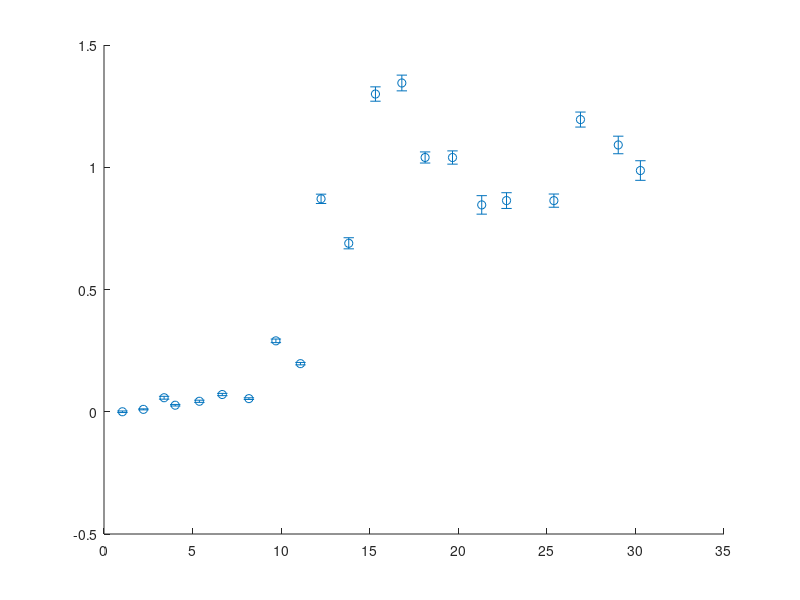

Reproduce this figure in MATLAB. (Note: this script raises an error after producing the figure.)
% Least-absolute residuals curve fitting to estimate ps and u with known age t

% User-provided known parameter
t = input('Enter the known value for t: ');

% Provided data
x = [1.04, 2.22333333333333, 3.39333333333333, 4.02, 5.38333333333333, 6.67666666666667, 8.18, 9.70333333333333, 11.09, 12.2533333333333, 13.8166666666667, 15.3233333333333, 16.8133333333333, 18.1266666666667, 19.6733333333333, 21.3233333333333, 22.7233333333333, 25.3966666666667, 26.8966666666667, 29.03, 30.28];
L = [0, 0.00975636438163995, 0.057361433427564, 0.026750329314909, 0.0428537112846817, 0.0704960988239085, 0.0536668017915828, 0.29002388452717, 0.196744879360554, 0.870901138416643, 0.689029148093359, 1.29947849236274, 1.34463973607678, 1.03999901248472, 1.03982721712197, 0.846011962927814, 0.863685623563919, 0.863494357098247, 1.19505927274062, 1.09116551538459, 0.986595231212624];
error_L = [0.00320479846460689, 0.00204303182499297, 0.00582706141037327, 0.00318581787205527, 0.00447290991270651, 0.00469713442372092, 0.00343600806930636, 0.0073486853235461, 0.00493909963444319, 0.0190504014580511, 0.0226953268078108, 0.029364716836165, 0.0321851673329639, 0.0227169586825521, 0.0270864460301806, 0.0378114693514792, 0.0321960471452477, 0.0270317039389524, 0.0307029347158349, 0.0359358303023111, 0.0400564535020012];

% Initial guesses for parameters ps and u
initial_guess = [1, 1]; % [ps, u]

% Define the model function
model = @(params, x) exp(-params(1) * t * exp(-params(2) * x));

% Define the least-absolute residuals objective function
objective = @(params) sum(abs((L - model(params, x)) ./ error_L));

% Use fminsearch to minimize the objective function
options = optimset('Display', 'iter'); % Show iteration details
[params_fit, resnorm] = fminsearch(objective, initial_guess, options);

% Extract the fitted parameters
ps_fit = params_fit(1);
u_fit = params_fit(2);

% Estimate uncertainties using the Jacobian and residuals
J = zeros(length(x), 2); % Jacobian matrix
for i = 1:length(x)
    J(i, 1) = -t * exp(-u_fit * x(i)) * exp(-ps_fit * t * exp(-u_fit * x(i))); % Partial derivative w.r.t. ps
    J(i, 2) = ps_fit * t * x(i) * exp(-u_fit * x(i)) * exp(-ps_fit * t * exp(-u_fit * x(i))); % Partial derivative w.r.t. u
end

% Residuals
residuals = (L - model(params_fit, x)) ./ error_L;

% Covariance matrix
cov_matrix = inv(J' * J) * var(residuals);

% Standard errors (square root of diagonal elements of the covariance matrix)
ps_uncertainty = sqrt(cov_matrix(1, 1));
u_uncertainty = sqrt(cov_matrix(2, 2));

% Display the results
fprintf('Fitted parameter ps: %.6f ± %.6f\n', ps_fit, ps_uncertainty);
fprintf('Fitted parameter u: %.6f ± %.6f\n', u_fit, u_uncertainty);

% Calculate the fitted curve
L_fit = model(params_fit, x);

% Plot the data and the fit
figure;
errorbar(x, L, error_L, 'o', 'DisplayName', 'Data with Error'); % Data with error bars
hold on;
plot(x, L_fit, '-', 'LineWidth', 2, 'DisplayName', 'Fitted Curve'); % Fitted curve
hold off;
legend;
xlabel('x');
ylabel('L');
title('Least Absolute Residuals Curve Fitting for ps and u');
grid on;
